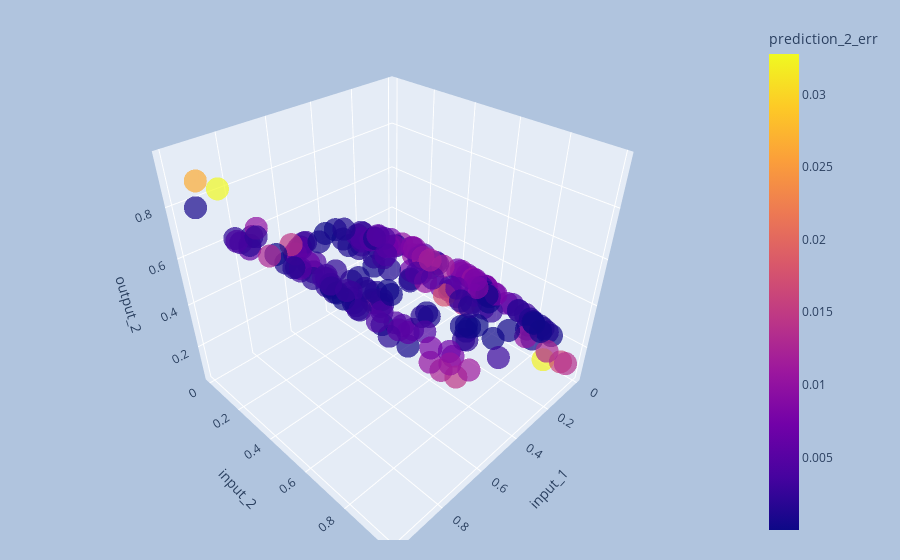

Here is the notebook cell this chart was saved with:
### Code cell
interactive_3d_plot(val_df_normalized, 'input_1', 'input_2', 'output_2', 'prediction_2_err')

### Figure 1 — Plotly figure (JSON) as saved in the notebook; plotly's stock layout.template omitted (floating-point values rounded to 4 significant figures; data arrays with more than 128 entries replaced by an {"elided": "..."} marker saying what was removed)
{"data": [{"hovertemplate": "input_1=%{x}<br>input_2=%{y}<br>output_2=%{z}<br>prediction_2_err=%{marker.color}<extra></extra>", "legendgroup": "", "marker": {"color": {"elided": "200 float values"}, "coloraxis": "coloraxis", "opacity": 0.7, "symbol": "circle"}, "mode": "markers", "name": "", "scene": "scene", "showlegend": false, "type": "scatter3d", "x": {"elided": "200 float values"}, "y": {"elided": "200 float values"}, "z": {"elided": "200 float values"}}], "layout": {"coloraxis": {"colorbar": {"title": {"text": "prediction_2_err"}}, "colorscale": [[0, "#0d0887"], [0.1111, "#46039f"], [0.2222, "#7201a8"], [0.3333, "#9c179e"], [0.4444, "#bd3786"], [0.5556, "#d8576b"], [0.6667, "#ed7953"], [0.7778, "#fb9f3a"], [0.8889, "#fdca26"], [1, "#f0f921"]]}, "legend": {"tracegroupgap": 0}, "margin": {"b": 20, "l": 40, "r": 40, "t": 20}, "paper_bgcolor": "LightSteelBlue", "scene": {"domain": {"x": [0, 1], "y": [0, 1]}, "xaxis": {"title": {"text": "input_1"}}, "yaxis": {"title": {"text": "input_2"}}, "zaxis": {"title": {"text": "output_2"}}}}}
